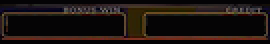
#> input picture firmware/sticks3/assets/fruit_header.png, 135 x 22 px (shown 2 times larger)
$ python generate_fruit_header_asset.py ../firmware/sticks3/assets/fruit_header.png --project-root ../firmware/sticks3/assets
#> lines starting #> are read from the running program, lines starting #| are printed output that depends on the picture
#!/usr/bin/env python3
"""Create the 135x22 RGB565 retro BONUS WIN / CREDIT header."""

from __future__ import annotations

import argparse
from pathlib import Path

from PIL import Image, ImageDraw, ImageFilter


WIDTH = 135
HEIGHT = 22


def rgb565(pixel: tuple[int, int, int]) -> int:
    red, green, blue = pixel
    return ((red & 0xF8) << 8) | ((green & 0xFC) << 3) | (blue >> 3)


def main() -> None:
    parser = argparse.ArgumentParser()
    parser.add_argument("source", type=Path)
    parser.add_argument("--project-root", type=Path, required=True)
    args = parser.parse_args()

    source = Image.open(args.source).convert("RGB")
#> source is the input picture: PIL image 135x22 RGB; mean R, G, B 27.8, 19, 15.9
    fitted = source.resize((WIDTH, 18), Image.Resampling.LANCZOS)
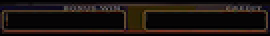
#> fitted: PIL image 135x18 RGB (shown 2 times larger); mean R, G, B 27.9, 19, 15.8
    fitted = fitted.filter(ImageFilter.UnsharpMask(radius=0.5, percent=145, threshold=2))
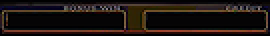
#> fitted: PIL image 135x18 RGB (shown 2 times larger); mean R, G, B 28.9, 19.8, 16.4
    output = Image.new("RGB", (WIDTH, HEIGHT), (4, 3, 5))
    output.paste(fitted, (0, 2))
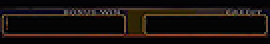
#> output: PIL image 135x22 RGB (shown 2 times larger); mean R, G, B 24.4, 16.7, 14.4
    # Remove every source digit after scaling. The firmware draws both the
    # inactive segments and live values, so the background must be truly blank.
    draw = ImageDraw.Draw(output)
    draw.rectangle((4, 8, 61, 17), fill=(5, 4, 5))
    draw.rectangle((74, 8, 131, 17), fill=(5, 4, 5))

    asset_dir = args.project_root / "firmware" / "sticks3" / "assets"
    include_dir = args.project_root / "firmware" / "sticks3" / "include"
    source_dir = args.project_root / "firmware" / "sticks3" / "src"
    asset_dir.mkdir(parents=True, exist_ok=True)
    output.save(
        asset_dir / "fruit_header.png",
        format="PNG",
        optimize=True,
        compress_level=9,
    )
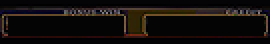
#> saved as fruit_header.png: PIL image 135x22 RGB (shown 2 times larger); mean R, G, B 19.1, 13.8, 12.4

    header = """#pragma once

#include <stdint.h>

#define FRUIT_HEADER_IMAGE_WIDTH 135
#define FRUIT_HEADER_IMAGE_HEIGHT 22

extern const uint16_t fruit_header_image_rgb565[
    FRUIT_HEADER_IMAGE_WIDTH * FRUIT_HEADER_IMAGE_HEIGHT];
"""
    (include_dir / "fruit_header_image.h").write_text(header, encoding="utf-8")

#> (the run stopped early here; a loop or call above may not have finished)
